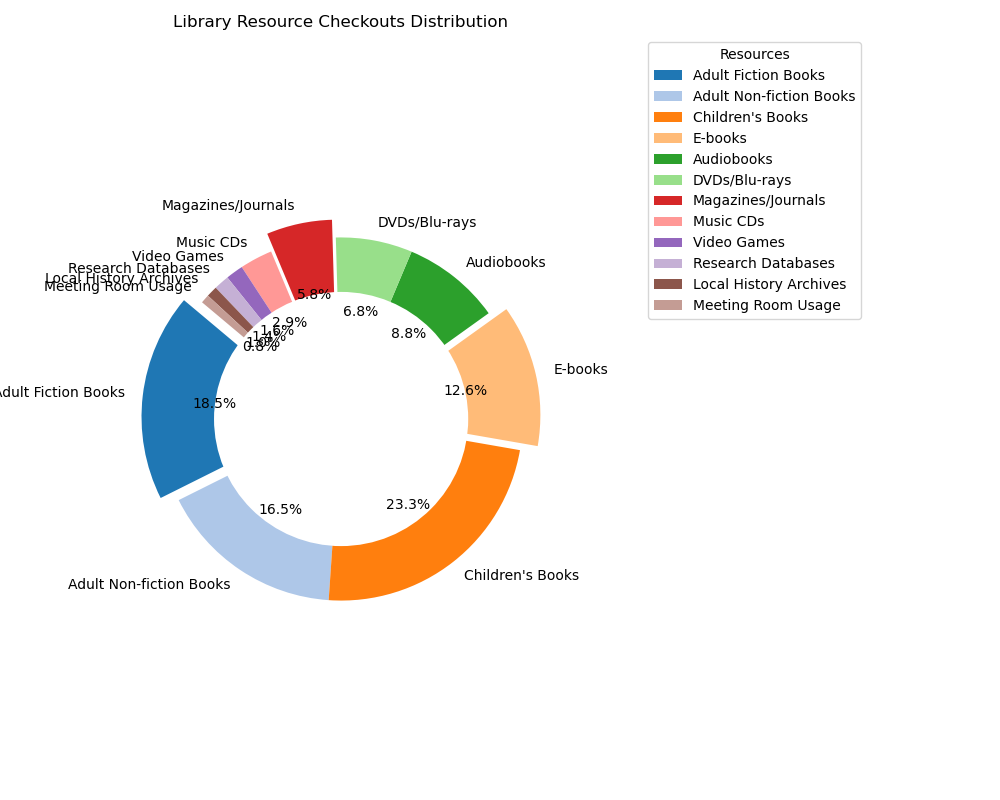

The script that drew this image:

import matplotlib.pyplot as plt

# Provided data
data = [
    {'Resource': 'Adult Fiction Books', 'Checkouts': 950},
    {'Resource': 'Adult Non-fiction Books', 'Checkouts': 850},
    {'Resource': "Children's Books", 'Checkouts': 1200},
    {'Resource': 'E-books', 'Checkouts': 650},
    {'Resource': 'Audiobooks', 'Checkouts': 450},
    {'Resource': 'DVDs/Blu-rays', 'Checkouts': 350},
    {'Resource': 'Magazines/Journals', 'Checkouts': 300},
    {'Resource': 'Music CDs', 'Checkouts': 150},
    {'Resource': 'Video Games', 'Checkouts': 80},
    {'Resource': 'Research Databases', 'Checkouts': 70},
    {'Resource': 'Local History Archives', 'Checkouts': 50},
    {'Resource': 'Meeting Room Usage', 'Checkouts': 40}
]

# Extracting resource names and checkout counts as separate lists
labels = [item['Resource'] for item in data]
sizes = [item['Checkouts'] for item in data]

# Define color for each slice
colors = plt.cm.tab20.colors  # Using tab20 colormap for a variety of colors

# Figure Size
plt.figure(figsize=(10,8))

# Exploding the 1st, 4th and 7th slice for emphasis
explode = (0.1, 0, 0, 0.1, 0, 0, 0.1) + (0,) * (len(data) - 7)

# Create a pie chart
plt.pie(sizes, labels=labels, colors=colors, explode=explode, autopct='%1.1f%%', startangle=140)

# Draw a circle in the center to turn the pie into a donut
centre_circle = plt.Circle((0,0),0.70,fc='white')
fig = plt.gcf()
fig.gca().add_artist(centre_circle)

# Equal aspect ratio ensures that pie is drawn as a circle.
plt.axis('equal')  

# Title of the pie chart
plt.title('Library Resource Checkouts Distribution')

# Legend
plt.legend(labels, title="Resources", loc="best", bbox_to_anchor=(1, 0, 0.5, 1))

# Show the plot
plt.tight_layout()
plt.show()
